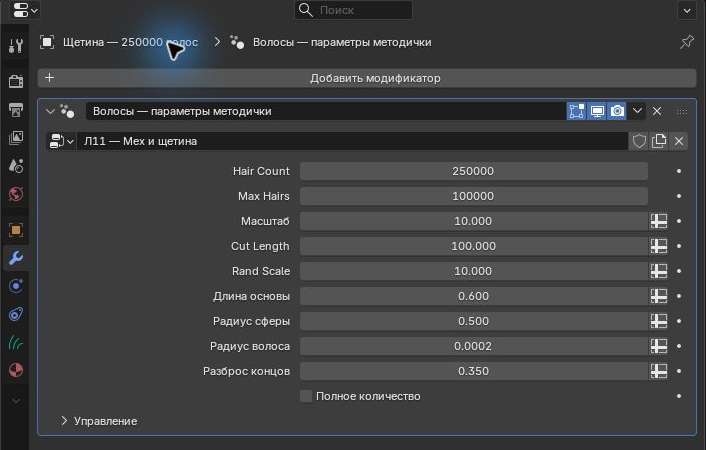
#> input picture output/lab11/Снимки_интерфейса/ph_hair.png, 706 x 450 px, given in place of 01_frame_43.png, which was not available
$ python compose_figures12.py
#> lines starting #> are read from the running program, lines starting #| are printed output that depends on the picture
"""Компоновка подлинных рендеров с сохранением пропорций и альфа-канала."""
from pathlib import Path
from PIL import Image,ImageDraw,ImageFont
import json
from lab12_content import PANELS,UI
ROOT=Path(__file__).resolve().parents[2];FIG=ROOT/'work/lab12/figures';OUT=ROOT/'output/lab12';OUT.mkdir(parents=True,exist_ok=True)
font=ImageFont.truetype('C:/Windows/Fonts/times.ttf',26)
def flatten(im):
    im=im.convert('RGBA');bg=Image.new('RGBA',im.size,'#edf0f2');d=ImageDraw.Draw(bg)
    for y in range(0,im.height,20):
        for x in range(0,im.width,20):
            if (x//20+y//20)%2:d.rectangle((x,y,x+19,y+19),fill='#cbd1d6')
    return Image.alpha_composite(bg,im).convert('RGB')
for key,panels in PANELS.items():
    if key=='formats':
        out=Image.new('RGB',(1600,680),'white');d=ImageDraw.Draw(out)
#> after `out = Image.new('RGB', (1600, 680), 'white')`: out: PIL image 1600x680 RGB; every value is 255
        for i,(name,label) in enumerate(panels):
            im=flatten(Image.open(FIG/(name+'.png')));im.thumbnail((780,600));out.paste(im,(i*800+(800-im.width)//2,50));d.text((i*800+400,22),label,font=font,fill='black',anchor='mm')
#> in flatten, `bg = Image.new('RGBA', im.size, '#edf0f2')`:
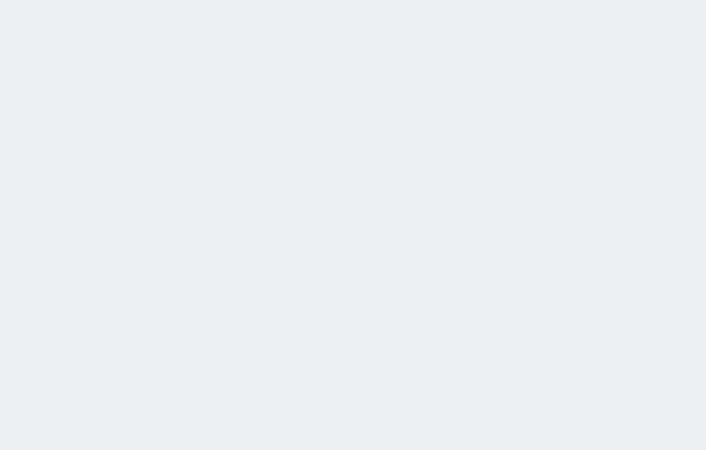
#> bg: PIL image 706x450 RGBA; mean R, G, B, A 237, 240, 242, 255
#> in flatten, returned value is the input picture: PIL image 706x450 RGB; mean R, G, B 63.6, 64.4, 65.3
#> after `out.paste(im, (i * 800 + (800 - im.width) // 2, 50))`:
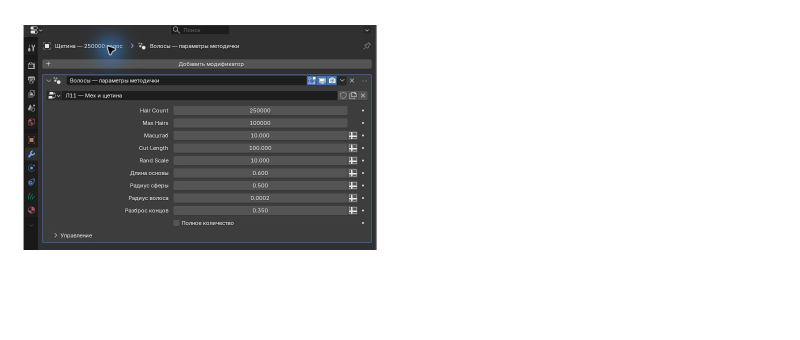
#> out: PIL image 1600x680 RGB (shown at 1/2 size); mean R, G, B 199.1, 199.3, 199.6
    elif len(panels)==1:
        name,label=panels[0];im=flatten(Image.open(FIG/(name+'.png')));out=Image.new('RGB',(im.width,im.height+48),'#e8edf1');out.paste(im,(0,48));ImageDraw.Draw(out).text((im.width/2,22),label,font=font,fill='black',anchor='mm')
    else:
        w=620 if len(panels)==2 else 480;h=round(w*500/1175);out=Image.new('RGB',(w*len(panels),h+48),'#e8edf1');d=ImageDraw.Draw(out)
        for i,(name,label) in enumerate(panels):
            im=flatten(Image.open(FIG/(name+'.png'))).resize((w,h),Image.Resampling.LANCZOS);out.paste(im,(i*w,48));label_font=font
            for size in range(26,15,-1):
                label_font=ImageFont.truetype('C:/Windows/Fonts/times.ttf',size)
                if d.textbbox((0,0),label,font=label_font)[2]<w-12:break
            d.text((i*w+w/2,22),label,font=label_font,fill='black',anchor='mm')
    out.save(FIG/(key+'.jpg'),quality=95,subsampling=0)
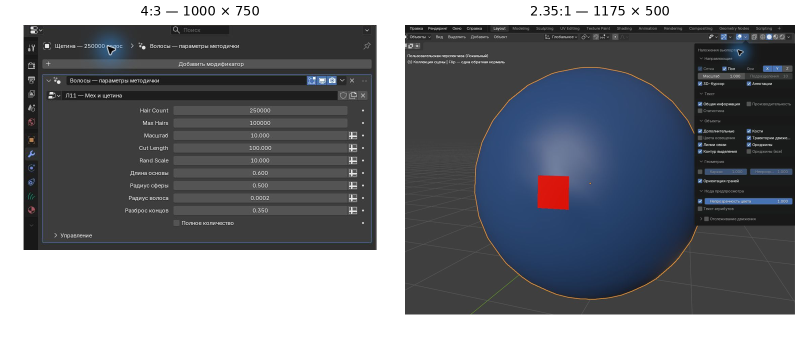
#> saved as formats.jpg: PIL image 1600x680 RGB (shown at 1/2 size); mean R, G, B 115.4, 118.5, 124.6
#> pass 2 of the loop `for key,panels in PANELS.items():`:
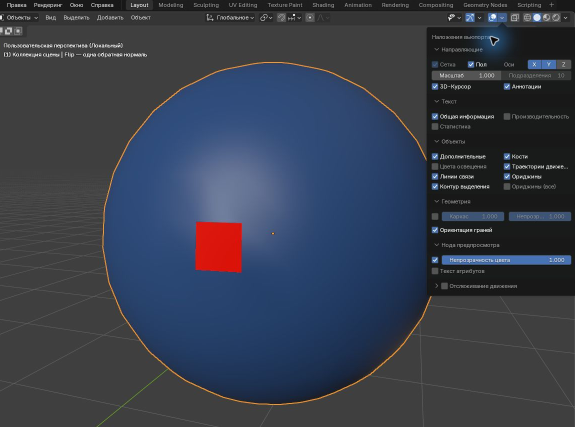
#> input picture output/lab11/Снимки_интерфейса/ph_normals.png, 1150 x 854 px, given in place of 03_selected.png, which was not available (shown at 1/2 size)
#> im: PIL image 1150x854 RGBA
#> in flatten (call 3), `bg = Image.new('RGBA', im.size, '#edf0f2')`:
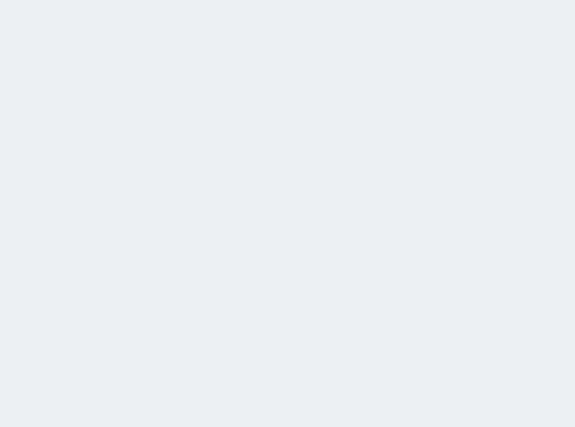
#> bg: PIL image 1150x854 RGBA (shown at 1/2 size); mean R, G, B, A 237, 240, 242, 255
#> in flatten, returned value is the input picture: PIL image 1150x854 RGB; mean R, G, B 54.6, 61.4, 75.5
#> `out.paste(im, (0, 48))`:
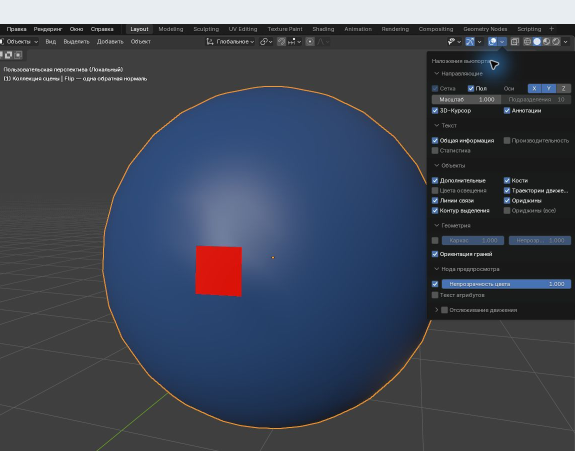
#> out: PIL image 1150x902 RGB (shown at 1/2 size); mean R, G, B 64, 70.7, 84.3
#> (the run stopped early here; a loop or call above may not have finished)
